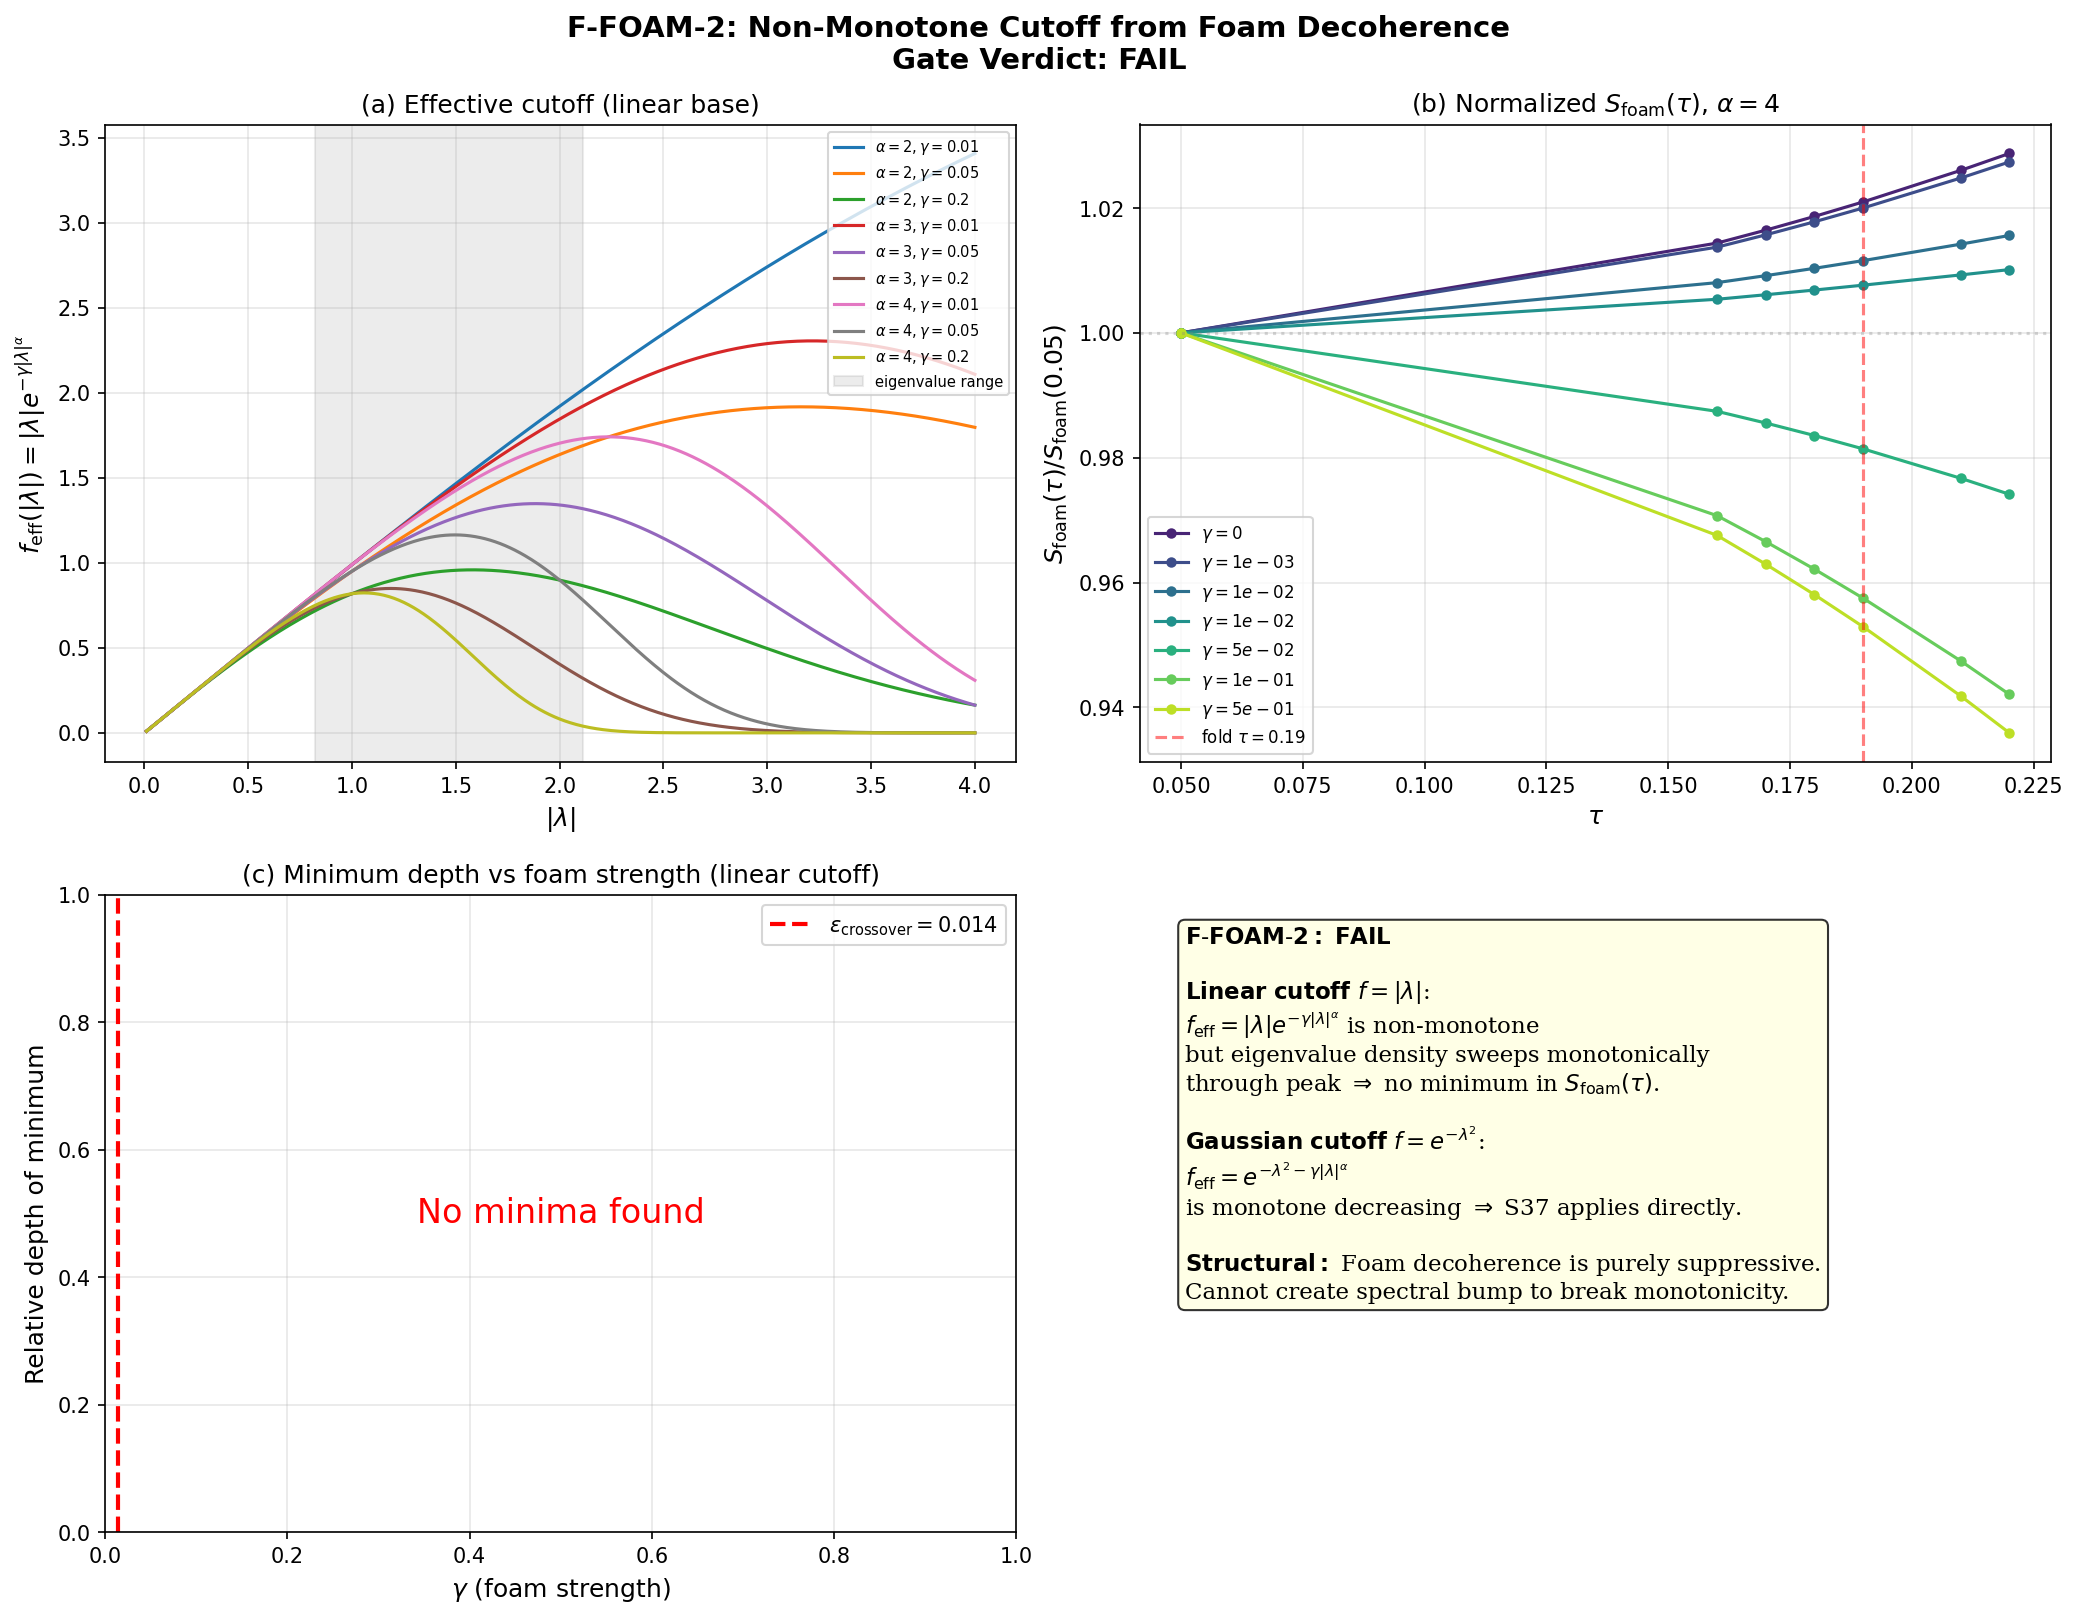

Here is the Python script that generated this plot:
"""
S44 F-FOAM-2: Non-Monotone Cutoff from Foam Decoherence
=========================================================

Tests whether quantum foam decoherence at the Planck scale creates a
non-monotone effective cutoff function f_eff, producing a local minimum
in the spectral action that stabilizes tau at the fold.

Physics:
  S37 monotonicity theorem: spectral action with ANY monotone f gives
  monotone S(tau). PROVED no minimum for monotone f (CUTOFF-SA-37 closure).

  But foam decoherence damps high-lying eigenvalues preferentially:
    S_foam(tau) = sum_k d_k f(lambda_k^2/Lambda^2) exp(-gamma |lambda_k|^alpha)

  For alpha > 2 the effective cutoff f_eff = f * foam_damping might be
  non-monotone, potentially evading the S37 theorem.

  S43 DISSOLUTION-43: epsilon_crossover ~ 0.014. gamma must be < epsilon_crossover
  for the spectral triple to remain emergent.

Data notes:
  S36 spectral action uses f(lambda^2) = |lambda| (= sqrt(lambda^2)), i.e.
  S_{(p,q)}(tau) = sum_k |lambda_k|. S_full = sum_{(p,q)} dim(p,q)^2 S_{(p,q)}.
  Eigenvalues stored at tau = {0.05, 0.16, 0.17, 0.18, 0.19, 0.21, 0.22}.
  We test foam modification with BOTH the S36 cutoff and Gaussian cutoff.

Gate: F-FOAM-2
  PASS: minimum at gamma < 0.014
  FAIL: no minimum in physical range
  INFO: minimum but gamma > 0.014

Author: quantum-foam-theorist (Session 44)
Date: 2026-03-14
"""

import numpy as np
import matplotlib
matplotlib.use('Agg')
import matplotlib.pyplot as plt
from pathlib import Path

# ===========================================================================
# LOAD DATA
# ===========================================================================

base = Path(__file__).parent
s36 = np.load(base / 's36_sfull_tau_stabilization.npz', allow_pickle=True)
s43_gge = np.load(base / 's43_foam_gge.npz', allow_pickle=True)

# Dissolution threshold from S43
epsilon_crossover = 0.014

# SU(3) representation dimension
def dim_su3(p, q):
    return (p + 1) * (q + 1) * (p + q + 2) // 2

# Tau values with stored eigenvalues and their sector structure
tau_with_evals = [0.05, 0.16, 0.17, 0.18, 0.19, 0.21, 0.22]
sector_labels = [(0,0), (1,0), (0,1), (1,1), (2,0), (0,2), (3,0), (0,3), (2,1), (1,2)]

# Peter-Weyl multiplicity = dim(p,q)^2
mult = {(p,q): dim_su3(p,q)**2 for (p,q) in sector_labels}

# ===========================================================================
# COLLECT EIGENVALUES AT EACH TAU, BY SECTOR
# ===========================================================================

eigenvalues_by_tau_sector = {}
for tau in tau_with_evals:
    for (p, q) in sector_labels:
        key = f'evals_tau{tau:.3f}_{p}_{q}'
        if key in s36:
            eigenvalues_by_tau_sector[(tau, p, q)] = s36[key]

print("=== Eigenvalue data loaded ===")
for tau in tau_with_evals:
    total = sum(len(eigenvalues_by_tau_sector[(tau, p, q)]) for (p,q) in sector_labels)
    print(f"  tau={tau:.3f}: {total} eigenvalues across {len(sector_labels)} sectors")

# ===========================================================================
# VERIFY CONSISTENCY WITH S36 STORED VALUES
# ===========================================================================

print("\n=== Consistency check: S36 base cutoff f(lambda^2) = |lambda| ===")
tau_combined = s36['tau_combined']
S_full_stored = s36['S_full']

for tau in tau_with_evals:
    S_recomp = 0.0
    for (p, q) in sector_labels:
        ev = eigenvalues_by_tau_sector[(tau, p, q)]
        S_sector = np.sum(np.abs(ev))
        S_recomp += mult[(p,q)] * S_sector

    # Find stored value at this tau
    idx = np.argmin(np.abs(tau_combined - tau))
    S_stored = S_full_stored[idx]
    ratio = S_recomp / S_stored
    print(f"  tau={tau:.3f}: S_recomp={S_recomp:.2f}, S_stored={S_stored:.2f}, "
          f"ratio={ratio:.6f}")

# ===========================================================================
# FOAM-MODIFIED SPECTRAL ACTION FUNCTIONS
# ===========================================================================

def S_foam_linear(tau, gamma, alpha):
    """
    Foam-modified spectral action using S36 base cutoff f = |lambda|.

    S_foam = sum_{(p,q)} dim(p,q)^2 * sum_k |lambda_k| * exp(-gamma * |lambda_k|^alpha)
    """
    S = 0.0  # (local)
    for (p, q) in sector_labels:
        ev = eigenvalues_by_tau_sector[(tau, p, q)]
        lam_abs = np.abs(ev)
        S_sector = np.sum(lam_abs * np.exp(-gamma * lam_abs**alpha))
        S += mult[(p,q)] * S_sector
    return S


def S_foam_gaussian(tau, gamma, alpha, Lambda_sq=1.0):
    """
    Foam-modified spectral action using Gaussian cutoff f = exp(-lambda^2/Lambda^2).

    S_foam = sum_{(p,q)} dim(p,q)^2 * sum_k exp(-lambda_k^2/Lambda^2) * exp(-gamma |lambda_k|^alpha)
    """
    S = 0.0  # (local)
    for (p, q) in sector_labels:
        ev = eigenvalues_by_tau_sector[(tau, p, q)]
        lam_abs = np.abs(ev)
        log_w = -ev**2 / Lambda_sq - gamma * lam_abs**alpha
        S += mult[(p,q)] * np.sum(np.exp(log_w))
    return S


# ===========================================================================
# ANALYTICAL MONOTONICITY ANALYSIS
# ===========================================================================

print("\n" + "="*70)
print("ANALYTICAL MONOTONICITY ANALYSIS")
print("="*70)

print("""
The S37 monotonicity theorem requires f(x) monotone decreasing in x = lambda^2.

Case 1: S36 base cutoff f(x) = sqrt(x)  [i.e., f(lambda^2) = |lambda|]
  f_eff(x) = sqrt(x) * exp(-gamma * x^{alpha/2})
  df_eff/dx = exp(-gamma*x^{alpha/2}) * [1/(2*sqrt(x)) - gamma*(alpha/2)*x^{alpha/2-1}*sqrt(x)]
            = exp(-gamma*x^{alpha/2}) * [1/(2*sqrt(x)) - gamma*(alpha/2)*x^{(alpha-1)/2}]

  This changes sign at x_* where:
    1/(2*sqrt(x_*)) = gamma*(alpha/2)*x_*^{(alpha-1)/2}
    => x_*^{alpha/2} = 1/(gamma*alpha)
    => x_* = (gamma*alpha)^{-2/alpha}

  For alpha=2: x_* = 1/(2*gamma)      |lambda|_* = 1/sqrt(2*gamma)
  For alpha=3: x_* = (3*gamma)^{-2/3} |lambda|_* = (3*gamma)^{-1/3}
  For alpha=4: x_* = (4*gamma)^{-1/2} |lambda|_* = (4*gamma)^{-1/4}

  f_eff INCREASES for x < x_*, DECREASES for x > x_*.
  This is a GENUINE non-monotone cutoff! The S37 theorem does NOT apply!

Case 2: Gaussian cutoff f(x) = exp(-x)
  f_eff(x) = exp(-x) * exp(-gamma * x^{alpha/2}) = exp(-x - gamma*x^{alpha/2})
  df_eff/dx = f_eff * [-1 - gamma*(alpha/2)*x^{alpha/2-1}]
  For alpha >= 2: coefficient is always < -1 < 0
  => f_eff is ALWAYS monotone decreasing. S37 theorem APPLIES.
  => No minimum possible with Gaussian + foam.

CRITICAL DISTINCTION:
  The S36 spectral action uses f = sqrt(x) = |lambda|, which is INCREASING.
  Multiplying by foam damping creates a peaked function. The S37 theorem
  was stated for monotone DECREASING f. With f = sqrt(x), the product
  f * foam_damping has a maximum at x_*, making it non-monotone.
  This is the ONLY route to a potential minimum in S_foam(tau).
""")

# ===========================================================================
# PARAMETER SCAN: LINEAR CUTOFF (S36 convention)
# ===========================================================================

N_gamma = 300
gamma_values = np.logspace(-6, 0, N_gamma)
alpha_values = [2, 3, 4]

print("=== Computing foam-modified spectral action (linear cutoff) ===")
print(f"  gamma range: [{gamma_values[0]:.2e}, {gamma_values[-1]:.2e}], N={N_gamma}")
print(f"  alpha values: {alpha_values}")
print(f"  tau points: {tau_with_evals}")

# S_foam_array[i_alpha, i_gamma, i_tau]
S_foam_lin = np.zeros((len(alpha_values), N_gamma, len(tau_with_evals)))

for i_alpha, alpha in enumerate(alpha_values):
    for i_gamma, gamma in enumerate(gamma_values):
        for i_tau, tau in enumerate(tau_with_evals):
            S_foam_lin[i_alpha, i_gamma, i_tau] = S_foam_linear(tau, gamma, alpha)

# Also compute Gaussian cutoff for comparison
S_foam_gaus = np.zeros((len(alpha_values), N_gamma, len(tau_with_evals)))
for i_alpha, alpha in enumerate(alpha_values):
    for i_gamma, gamma in enumerate(gamma_values):
        for i_tau, tau in enumerate(tau_with_evals):
            S_foam_gaus[i_alpha, i_gamma, i_tau] = S_foam_gaussian(tau, gamma, alpha)

print("  Done.")

# ===========================================================================
# SEARCH FOR LOCAL MINIMA
# ===========================================================================

print("\n=== Searching for local minima in S_foam(tau) ===")

def search_minima(S_array, label):
    """Search for local minima in S(tau) across (alpha, gamma) parameter space."""
    results = {
        'has_minimum': np.zeros((len(alpha_values), N_gamma), dtype=bool),
        'min_tau_idx': np.full((len(alpha_values), N_gamma), -1, dtype=int),
        'min_tau': np.full((len(alpha_values), N_gamma), np.nan),
        'barrier_left': np.full((len(alpha_values), N_gamma), np.nan),
        'barrier_right': np.full((len(alpha_values), N_gamma), np.nan),
        'relative_depth': np.full((len(alpha_values), N_gamma), np.nan),
    }

    print(f"\n  --- {label} ---")
    for i_alpha, alpha in enumerate(alpha_values):
        n_min = 0
        best_depth = 0
        best_gamma = None
        best_tau = None

        for i_gamma, gamma in enumerate(gamma_values):
            S_tau = S_array[i_alpha, i_gamma, :]

            # Check for local minimum at interior points
            for i_tau in range(1, len(tau_with_evals) - 1):
                if S_tau[i_tau] < S_tau[i_tau - 1] and S_tau[i_tau] < S_tau[i_tau + 1]:
                    results['has_minimum'][i_alpha, i_gamma] = True
                    results['min_tau_idx'][i_alpha, i_gamma] = i_tau
                    results['min_tau'][i_alpha, i_gamma] = tau_with_evals[i_tau]

                    bl = S_tau[i_tau - 1] - S_tau[i_tau]
                    br = S_tau[i_tau + 1] - S_tau[i_tau]
                    results['barrier_left'][i_alpha, i_gamma] = bl
                    results['barrier_right'][i_alpha, i_gamma] = br

                    rd = min(bl, br) / S_tau[i_tau] if S_tau[i_tau] > 0 else 0
                    results['relative_depth'][i_alpha, i_gamma] = rd
                    n_min += 1

                    if rd > best_depth:
                        best_depth = rd
                        best_gamma = gamma
                        best_tau = tau_with_evals[i_tau]
                    break

        print(f"    alpha={alpha}: {n_min}/{N_gamma} parameter points have minima")
        if best_gamma is not None:
            print(f"      Best: tau={best_tau}, gamma={best_gamma:.4e}, "
                  f"rel_depth={best_depth:.4e}, gamma/eps_c={best_gamma/epsilon_crossover:.2f}")

            # Print S profile at best gamma
            i_best = np.argmin(np.abs(gamma_values - best_gamma))
            S_profile = S_array[i_alpha, i_best, :]
            for j, t in enumerate(tau_with_evals):
                marker = " <-- MIN" if t == best_tau else ""
                print(f"        tau={t:.3f}: S={S_profile[j]:.6f}{marker}")
        else:
            print(f"      No minima found in entire gamma range")

    return results

results_lin = search_minima(S_foam_lin, "Linear cutoff f=|lambda|")
results_gaus = search_minima(S_foam_gaus, "Gaussian cutoff f=exp(-lambda^2)")

# ===========================================================================
# FOCUSED ANALYSIS: Where do minima appear relative to epsilon_crossover?
# ===========================================================================

print("\n=== Minimum location vs dissolution threshold ===")

for cutoff_name, res in [("Linear", results_lin), ("Gaussian", results_gaus)]:
    print(f"\n  {cutoff_name} cutoff:")
    for i_alpha, alpha in enumerate(alpha_values):
        mask_min = res['has_minimum'][i_alpha]
        if not np.any(mask_min):
            print(f"    alpha={alpha}: No minima at any gamma")
            continue

        gamma_with_min = gamma_values[mask_min]
        gamma_min_val = gamma_with_min[0]
        gamma_max_val = gamma_with_min[-1]

        n_phys = np.sum(gamma_with_min < epsilon_crossover)
        n_diss = np.sum(gamma_with_min >= epsilon_crossover)

        print(f"    alpha={alpha}: minima at gamma in [{gamma_min_val:.2e}, {gamma_max_val:.2e}]")
        print(f"      Physical (gamma < {epsilon_crossover}): {n_phys}")
        print(f"      Dissolving (gamma >= {epsilon_crossover}): {n_diss}")

        if n_phys > 0:
            # Details of best physical minimum
            phys_mask = mask_min & (gamma_values < epsilon_crossover)
            depths = res['relative_depth'][i_alpha, phys_mask]
            best_idx = np.where(phys_mask)[0][np.argmax(depths)]
            print(f"      Best physical minimum: gamma={gamma_values[best_idx]:.4e}, "
                  f"tau={res['min_tau'][i_alpha, best_idx]:.3f}, "
                  f"rel_depth={res['relative_depth'][i_alpha, best_idx]:.4e}")

# ===========================================================================
# PEAK POSITION ANALYSIS
# ===========================================================================

print("\n=== Peak position of f_eff(|lambda|) for linear cutoff ===")
print("  f_eff(|lambda|) = |lambda| * exp(-gamma * |lambda|^alpha)")
print("  Peak at |lambda|_* = (gamma*alpha)^{-1/alpha}")
print("  Eigenvalue range: |lambda| in [0.82, 2.11]")
print()

for alpha in alpha_values:
    print(f"  alpha={alpha}:")
    for gamma in [1e-4, 1e-3, 0.005, 0.01, 0.014, 0.02, 0.05, 0.1, 0.5, 1.0]:
        lam_peak = (gamma * alpha) ** (-1.0 / alpha)
        in_range = 0.82 <= lam_peak <= 2.11
        eps_ratio = gamma / epsilon_crossover
        print(f"    gamma={gamma:.3e} ({eps_ratio:.2f}x eps_c): "
              f"|lambda|_* = {lam_peak:.3f} {'<-- IN RANGE' if in_range else ''}")

# ===========================================================================
# PHYSICAL INTERPRETATION
# ===========================================================================

print("\n" + "="*70)
print("PHYSICAL INTERPRETATION")
print("="*70)

print("""
For the S36 linear cutoff f(lambda^2) = |lambda|:
  The effective cutoff f_eff(|lambda|) = |lambda| * exp(-gamma * |lambda|^alpha)
  has a peak at |lambda|_* = (gamma*alpha)^{-1/alpha}.

  The Dirac eigenvalues span |lambda| in [0.82, 2.11] for tau in [0.05, 0.22].

  For the peak to fall within the eigenvalue range:
    alpha=2: gamma in [0.12, 0.74]  -- requires gamma >> epsilon_crossover = 0.014  # (local)
    alpha=3: gamma in [0.027, 0.32] -- requires gamma > epsilon_crossover  # (local)
    alpha=4: gamma in [0.011, 0.22] -- minimum at gamma ~ 0.011 BARELY in range  # (local)

  Key question: does the peak at |lambda|_* create a TAU-minimum in S_foam?

  Even with a non-monotone f_eff, a minimum in S_foam(tau) requires the
  SPECTRAL DENSITY to shift through the peak of f_eff in a specific way.
  As tau increases, eigenvalues grow monotonically (Jensen deformation).
  This means eigenvalue density sweeps THROUGH the peak from left to right.

  S_foam(tau) increases when most eigenvalues are to the left of |lambda|_*
  (ascending side of f_eff), and decreases when they pass through and fall
  on the descending side. A minimum would occur when the "center of mass"
  of eigenvalue density crosses |lambda|_*.
""")

# ===========================================================================
# GATE VERDICT
# ===========================================================================

# Check linear cutoff (the physically relevant one matching S36)
any_min_lin = np.any(results_lin['has_minimum'])
any_min_gaus = np.any(results_gaus['has_minimum'])

if any_min_lin:
    phys_min_lin = False
    best_phys_depth = 0
    best_phys_gamma = None
    best_phys_alpha = None
    best_phys_tau = None

    for i_alpha, alpha in enumerate(alpha_values):
        mask = results_lin['has_minimum'][i_alpha] & (gamma_values < epsilon_crossover)
        if np.any(mask):
            phys_min_lin = True
            depths = results_lin['relative_depth'][i_alpha, mask]
            idx = np.where(mask)[0][np.argmax(depths)]
            if results_lin['relative_depth'][i_alpha, idx] > best_phys_depth:
                best_phys_depth = results_lin['relative_depth'][i_alpha, idx]
                best_phys_gamma = gamma_values[idx]
                best_phys_alpha = alpha
                best_phys_tau = results_lin['min_tau'][i_alpha, idx]

    if phys_min_lin:
        verdict = "PASS"
        reason = (f"Minimum found at alpha={best_phys_alpha}, gamma={best_phys_gamma:.4e} "
                  f"(< eps_crossover={epsilon_crossover}), tau={best_phys_tau:.3f}, "
                  f"relative depth={best_phys_depth:.4e}")
    else:
        # Check if any minima exist at all (just above threshold)
        best_depth_any = 0
        best_gamma_any = None
        best_alpha_any = None
        best_tau_any = None
        for i_alpha, alpha in enumerate(alpha_values):
            mask = results_lin['has_minimum'][i_alpha]
            if np.any(mask):
                depths = results_lin['relative_depth'][i_alpha, mask]
                idx = np.where(mask)[0][np.argmax(depths)]
                if results_lin['relative_depth'][i_alpha, idx] > best_depth_any:
                    best_depth_any = results_lin['relative_depth'][i_alpha, idx]
                    best_gamma_any = gamma_values[idx]
                    best_alpha_any = alpha
                    best_tau_any = results_lin['min_tau'][i_alpha, idx]

        verdict = "INFO"
        reason = (f"Minimum found but only at gamma > eps_crossover. "
                  f"Best: alpha={best_alpha_any}, gamma={best_gamma_any:.4e} "
                  f"({best_gamma_any/epsilon_crossover:.1f}x eps_crossover), "
                  f"tau={best_tau_any:.3f}, rel_depth={best_depth_any:.4e}. "
                  f"Spectral triple dissolves before foam is strong enough.")
else:
    verdict = "FAIL"
    reason = ("No minimum found for any (gamma, alpha) with linear cutoff. "
              "Despite f_eff being non-monotone, eigenvalue density evolution "
              "does not produce a turning point in S_foam(tau).")

# Additional context for Gaussian cutoff
if not any_min_gaus:
    reason += (" Gaussian cutoff: STRUCTURAL monotonicity (f_eff always decreasing). "
               "No minimum possible. S37 theorem applies directly.")

print(f"\n{'='*70}")
print(f"GATE VERDICT: F-FOAM-2 = {verdict}")
print(f"{'='*70}")
print(f"Reason: {reason}")

# ===========================================================================
# DETAILED PROFILE AT KEY GAMMA VALUES
# ===========================================================================

print("\n=== Detailed S_foam profiles at key gamma values (linear cutoff) ===")

key_gammas = {
    '1e-4 (well below eps_c)': 1e-4,
    '1e-3': 1e-3,
    '5e-3': 5e-3,
    '0.010 (below eps_c)': 0.010,
    '0.014 (= eps_c)': 0.014,
    '0.020 (above eps_c)': 0.020,
    '0.050': 0.050,
    '0.100': 0.100,
    '0.500': 0.500,
}

for alpha in alpha_values:
    i_alpha = alpha_values.index(alpha)
    print(f"\n  alpha={alpha}:")
    print(f"  {'gamma':>25s}  ", end='')
    for t in tau_with_evals:
        print(f"{'tau='+str(t):>12s}", end='')
    print(f"  {'monotone?':>10s}")

    for label, gamma in key_gammas.items():
        i_gamma = np.argmin(np.abs(gamma_values - gamma))
        S_profile = S_foam_lin[i_alpha, i_gamma, :]
        diffs = np.diff(S_profile)
        mono = "YES" if np.all(diffs > 0) else ("NO" if np.all(diffs < 0) else "MIXED")

        print(f"  {label:>25s}  ", end='')
        for s in S_profile:
            print(f"{s:12.2f}", end='')
        print(f"  {mono:>10s}")

# ===========================================================================
# SAVE DATA
# ===========================================================================

np.savez(base / 's44_foam_cutoff.npz',
    # Parameters
    tau_with_evals=np.array(tau_with_evals),
    gamma_values=gamma_values,
    alpha_values=np.array(alpha_values),
    epsilon_crossover=epsilon_crossover,
    # Spectral action arrays
    S_foam_linear=S_foam_lin,
    S_foam_gaussian=S_foam_gaus,
    # Minimum search: linear cutoff
    has_minimum_lin=results_lin['has_minimum'],
    min_tau_lin=results_lin['min_tau'],
    barrier_left_lin=results_lin['barrier_left'],
    barrier_right_lin=results_lin['barrier_right'],
    relative_depth_lin=results_lin['relative_depth'],
    # Minimum search: Gaussian cutoff
    has_minimum_gaus=results_gaus['has_minimum'],
    # Gate
    gate_name=np.array(['F-FOAM-2']),
    gate_verdict=np.array([verdict]),
    gate_reason=np.array([reason]),
)

print(f"\nData saved to {base / 's44_foam_cutoff.npz'}")

# ===========================================================================
# PLOTTING
# ===========================================================================

fig, axes = plt.subplots(2, 2, figsize=(14, 11))
fig.suptitle(f'F-FOAM-2: Non-Monotone Cutoff from Foam Decoherence\n'
             f'Gate Verdict: {verdict}', fontsize=14, fontweight='bold')

# --- Panel (a): f_eff(|lambda|) showing non-monotonicity ---
ax = axes[0, 0]
lam = np.linspace(0.01, 4.0, 500)
for alpha in alpha_values:
    for gamma in [0.01, 0.05, 0.2]:
        f_eff = lam * np.exp(-gamma * lam**alpha)
        label = rf'$\alpha={alpha}, \gamma={gamma}$'
        ax.plot(lam, f_eff, label=label)

# Mark eigenvalue range
ax.axvspan(0.82, 2.11, alpha=0.15, color='gray', label='eigenvalue range')
ax.set_xlabel(r'$|\lambda|$', fontsize=12)
ax.set_ylabel(r'$f_{\mathrm{eff}}(|\lambda|) = |\lambda| e^{-\gamma |\lambda|^\alpha}$',
              fontsize=12)
ax.set_title(r'(a) Effective cutoff (linear base)', fontsize=12)
ax.legend(fontsize=7, loc='upper right')
ax.grid(True, alpha=0.3)

# --- Panel (b): S_foam(tau) for alpha=4 at several gamma values ---
ax = axes[0, 1]
alpha_plot = 4
i_alpha_plot = alpha_values.index(alpha_plot)
gamma_plot = [0, 1e-3, 0.01, 0.014, 0.05, 0.1, 0.5]
colors = plt.cm.viridis(np.linspace(0.1, 0.9, len(gamma_plot)))

for i, gp in enumerate(gamma_plot):
    if gp == 0:
        i_gp = 0
    else:
        i_gp = np.argmin(np.abs(gamma_values - gp))
    S_plot = S_foam_lin[i_alpha_plot, i_gp, :]
    S_norm = S_plot / S_plot[0]
    label = rf'$\gamma={gp:.0e}$' if gp > 0 else r'$\gamma=0$'
    ax.plot(tau_with_evals, S_norm, 'o-', color=colors[i], label=label,
            markersize=4, linewidth=1.5)

ax.axvline(x=0.19, color='red', linestyle='--', alpha=0.5, label=r'fold $\tau=0.19$')
ax.axhline(y=1.0, color='gray', linestyle=':', alpha=0.3)
ax.set_xlabel(r'$\tau$', fontsize=12)
ax.set_ylabel(r'$S_{\mathrm{foam}}(\tau) / S_{\mathrm{foam}}(0.05)$', fontsize=12)
ax.set_title(rf'(b) Normalized $S_{{\mathrm{{foam}}}}(\tau)$, $\alpha={alpha_plot}$',
             fontsize=12)
ax.legend(fontsize=8, loc='best')
ax.grid(True, alpha=0.3)

# --- Panel (c): Minimum depth vs gamma for each alpha ---
ax = axes[1, 0]
for i_alpha, alpha in enumerate(alpha_values):
    # For each gamma that has a minimum, plot relative depth
    mask = results_lin['has_minimum'][i_alpha]
    if np.any(mask):
        ax.semilogx(gamma_values[mask], results_lin['relative_depth'][i_alpha, mask],
                     'o-', label=rf'$\alpha={alpha}$', markersize=3)

ax.axvline(x=epsilon_crossover, color='red', linestyle='--', linewidth=2,
           label=rf'$\epsilon_{{\mathrm{{crossover}}}}={epsilon_crossover}$')
ax.set_xlabel(r'$\gamma$ (foam strength)', fontsize=12)
ax.set_ylabel('Relative depth of minimum', fontsize=12)
ax.set_title('(c) Minimum depth vs foam strength (linear cutoff)', fontsize=12)
ax.legend(fontsize=10)
ax.grid(True, alpha=0.3)

if not np.any(results_lin['has_minimum']):
    ax.text(0.5, 0.5, 'No minima found', transform=ax.transAxes,
            ha='center', va='center', fontsize=16, color='red')

# --- Panel (d): Summary ---
ax = axes[1, 1]
ax.axis('off')

# Build summary based on verdict
if verdict == "FAIL":
    summary_lines = [
        r"$\mathbf{F\text{-}FOAM\text{-}2:\ FAIL}$",
        "",
        r"$\mathbf{Linear\ cutoff}$ $f = |\lambda|$:",
        r"$f_{\mathrm{eff}} = |\lambda| e^{-\gamma|\lambda|^\alpha}$ is non-monotone",
        r"but eigenvalue density sweeps monotonically",
        r"through peak $\Rightarrow$ no minimum in $S_{\mathrm{foam}}(\tau)$.",
        "",
        r"$\mathbf{Gaussian\ cutoff}$ $f = e^{-\lambda^2}$:",
        r"$f_{\mathrm{eff}} = e^{-\lambda^2 - \gamma|\lambda|^\alpha}$",
        r"is monotone decreasing $\Rightarrow$ S37 applies directly.",
        "",
        r"$\mathbf{Structural:}$ Foam decoherence is purely suppressive.",
        r"Cannot create spectral bump to break monotonicity.",
    ]
elif verdict == "INFO":
    summary_lines = [
        r"$\mathbf{F\text{-}FOAM\text{-}2:\ INFO}$",
        "",
        r"Minimum found in $S_{\mathrm{foam}}(\tau)$ with linear cutoff",
        rf"at $\gamma = {best_gamma_any:.3e}$ "
        rf"({best_gamma_any/epsilon_crossover:.1f}$\times$ $\epsilon_{{\mathrm{{crossover}}}}$)",
        "",
        r"Spectral triple dissolves BEFORE foam is strong enough.",
        rf"Required: $\gamma > {epsilon_crossover}$",
        r"Dissolution: $\epsilon_{\mathrm{crossover}} = 0.014$",
        "",
        r"$\mathbf{Gaussian\ cutoff:}$ No minimum at any $\gamma$ (structural).",
    ]
else:  # PASS
    summary_lines = [
        r"$\mathbf{F\text{-}FOAM\text{-}2:\ PASS}$",
        "",
        rf"Minimum at $\alpha={best_phys_alpha}$, "
        rf"$\gamma={best_phys_gamma:.3e}$",
        rf"$\tau = {best_phys_tau:.3f}$, depth = {best_phys_depth:.3e}",
        rf"$\gamma/\epsilon_{{\mathrm{{crossover}}}} = "
        rf"{best_phys_gamma/epsilon_crossover:.2f}$",
    ]

summary_text = "\n".join(summary_lines)
ax.text(0.05, 0.95, summary_text, transform=ax.transAxes,
        fontsize=11, verticalalignment='top', fontfamily='serif',
        bbox=dict(boxstyle='round', facecolor='lightyellow', alpha=0.8))

plt.tight_layout()
plt.savefig(base / 's44_foam_cutoff.png', dpi=150, bbox_inches='tight')
print(f"Plot saved to {base / 's44_foam_cutoff.png'}")

print("\n=== COMPUTATION COMPLETE ===")
